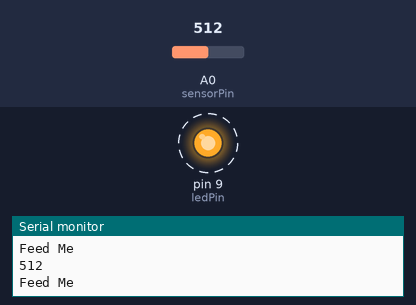
This sketch was run on a simulated Arduino Uno, built with avr-gcc and run on an emulated ATmega328P. On the bench: output pins drawn as LEDs (lit = HIGH), the last lines printed to the serial monitor. Dashed ring = blinking. Inputs (shaded band) come from the test bench; at power-on: A0 (sensorPin) = 512.

Above: at 1.25 s.
1.3 s: A0 (sensorPin) set to 890
At 1.7 s:
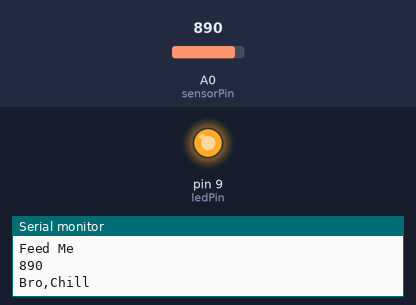
At 3.2 s:
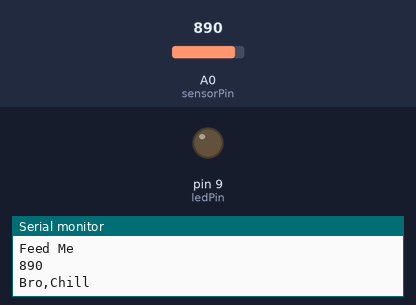
4.3 s: A0 (sensorPin) set to 870
Timing chart, 0 to 13.3 s (numbered marks = the images above; inputs shaded):
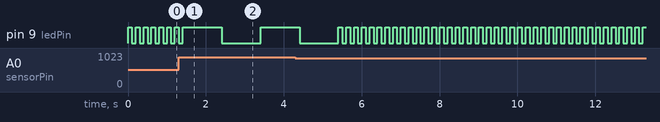

Measured:
- by itself, pin 9 (ledPin): repeats every 0.20 s: HIGH 0.10 s, LOW 0.10 s

The sketch:

moisture_Sensor.ino
```cpp
const int ledPin=9;
const int sensorPin=0;
int conDuction;

void setup() {
  // put your setup code here, to run once:
conDuction=0;
Serial.begin(9600);
pinMode(ledPin,OUTPUT);
}

void loop() {
  //read from analog&write it to pin dig 9;
  conDuction=analogRead(sensorPin);
Serial.println(conDuction);
  //if below 800 water water
  if(conDuction<880)
 {
digitalWrite(ledPin,HIGH);
  Serial.println("Feed Me");
  delay(100);
  digitalWrite(ledPin,LOW);
  delay(100);

}
//if above 1000 chill bro i have enough water
else if(conDuction>880)
{ digitalWrite(ledPin,HIGH);
  Serial.println("Bro,Chill");
  delay(1000);
  digitalWrite(ledPin,LOW);
  delay(1000);
}

}
```
